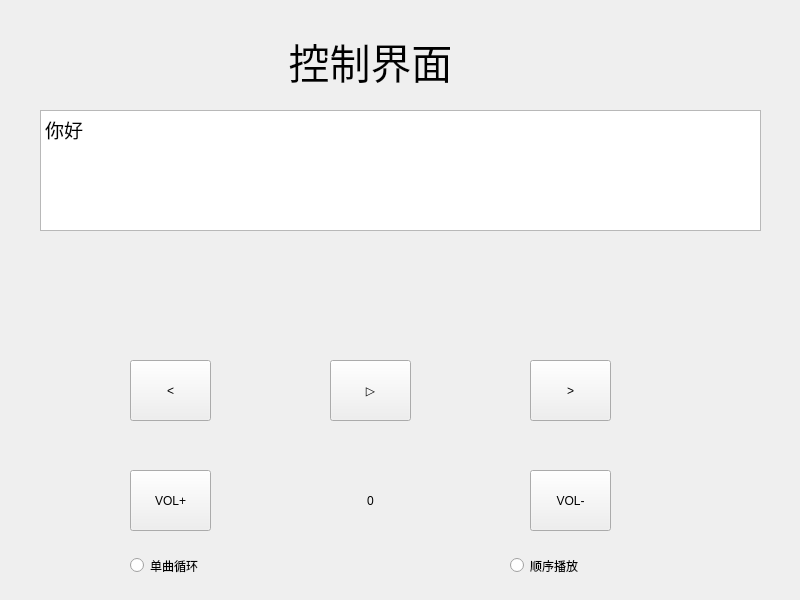
<?xml version="1.0" encoding="UTF-8"?>
<ui version="4.0">
 <class>Player</class>
 <widget class="QWidget" name="Player">
  <property name="geometry">
   <rect>
    <x>0</x>
    <y>0</y>
    <width>800</width>
    <height>600</height>
   </rect>
  </property>
  <property name="minimumSize">
   <size>
    <width>800</width>
    <height>600</height>
   </size>
  </property>
  <property name="windowTitle">
   <string>Form</string>
  </property>
  <widget class="QLabel" name="label">
   <property name="geometry">
    <rect>
     <x>260</x>
     <y>20</y>
     <width>221</width>
     <height>81</height>
    </rect>
   </property>
   <property name="font">
    <font>
     <pointsize>31</pointsize>
    </font>
   </property>
   <property name="text">
    <string>控制界面</string>
   </property>
   <property name="alignment">
    <set>Qt::AlignCenter</set>
   </property>
  </widget>
  <widget class="QTextEdit" name="musicnameEdit">
   <property name="geometry">
    <rect>
     <x>40</x>
     <y>110</y>
     <width>721</width>
     <height>121</height>
    </rect>
   </property>
   <property name="html">
    <string>&lt;!DOCTYPE HTML PUBLIC &quot;-//W3C//DTD HTML 4.0//EN&quot; &quot;http://www.w3.org/TR/REC-html40/strict.dtd&quot;&gt;
&lt;html&gt;&lt;head&gt;&lt;meta name=&quot;qrichtext&quot; content=&quot;1&quot; /&gt;&lt;style type=&quot;text/css&quot;&gt;
p, li { white-space: pre-wrap; }
&lt;/style&gt;&lt;/head&gt;&lt;body style=&quot; font-family:'SimSun'; font-size:9pt; font-weight:400; font-style:normal;&quot;&gt;
&lt;p style=&quot; margin-top:0px; margin-bottom:0px; margin-left:0px; margin-right:0px; -qt-block-indent:0; text-indent:0px;&quot;&gt;&lt;span style=&quot; font-size:14pt;&quot;&gt;你好&lt;/span&gt;&lt;/p&gt;&lt;/body&gt;&lt;/html&gt;</string>
   </property>
  </widget>
  <widget class="QPushButton" name="priorBt">
   <property name="geometry">
    <rect>
     <x>130</x>
     <y>360</y>
     <width>81</width>
     <height>61</height>
    </rect>
   </property>
   <property name="minimumSize">
    <size>
     <width>80</width>
     <height>60</height>
    </size>
   </property>
   <property name="styleSheet">
    <string notr="true">font: 11pt &quot;Agency FB&quot;;
font: 75 20pt &quot;Agency FB&quot;;</string>
   </property>
   <property name="text">
    <string>&lt;</string>
   </property>
  </widget>
  <widget class="QPushButton" name="nextBt">
   <property name="geometry">
    <rect>
     <x>530</x>
     <y>360</y>
     <width>81</width>
     <height>61</height>
    </rect>
   </property>
   <property name="minimumSize">
    <size>
     <width>80</width>
     <height>60</height>
    </size>
   </property>
   <property name="styleSheet">
    <string notr="true">font: 11pt &quot;Agency FB&quot;;
font: 75 20pt &quot;Agency FB&quot;;</string>
   </property>
   <property name="text">
    <string>&gt;</string>
   </property>
  </widget>
  <widget class="QPushButton" name="playerBt">
   <property name="geometry">
    <rect>
     <x>330</x>
     <y>360</y>
     <width>81</width>
     <height>61</height>
    </rect>
   </property>
   <property name="minimumSize">
    <size>
     <width>80</width>
     <height>60</height>
    </size>
   </property>
   <property name="styleSheet">
    <string notr="true">font: 11pt &quot;Agency FB&quot;;
font: 75 20pt &quot;Agency FB&quot;;</string>
   </property>
   <property name="text">
    <string>▷</string>
   </property>
  </widget>
  <widget class="QPushButton" name="VupBt">
   <property name="geometry">
    <rect>
     <x>130</x>
     <y>470</y>
     <width>81</width>
     <height>61</height>
    </rect>
   </property>
   <property name="minimumSize">
    <size>
     <width>80</width>
     <height>60</height>
    </size>
   </property>
   <property name="styleSheet">
    <string notr="true"/>
   </property>
   <property name="text">
    <string>VOL+</string>
   </property>
  </widget>
  <widget class="QPushButton" name="VdowmBt">
   <property name="geometry">
    <rect>
     <x>530</x>
     <y>470</y>
     <width>81</width>
     <height>61</height>
    </rect>
   </property>
   <property name="minimumSize">
    <size>
     <width>80</width>
     <height>60</height>
    </size>
   </property>
   <property name="styleSheet">
    <string notr="true"/>
   </property>
   <property name="text">
    <string>VOL-</string>
   </property>
  </widget>
  <widget class="QLabel" name="vollabel">
   <property name="geometry">
    <rect>
     <x>320</x>
     <y>470</y>
     <width>101</width>
     <height>61</height>
    </rect>
   </property>
   <property name="styleSheet">
    <string notr="true">font: 15pt &quot;Agency FB&quot;;</string>
   </property>
   <property name="text">
    <string>0</string>
   </property>
   <property name="alignment">
    <set>Qt::AlignCenter</set>
   </property>
  </widget>
  <widget class="QRadioButton" name="circleButton">
   <property name="geometry">
    <rect>
     <x>130</x>
     <y>550</y>
     <width>121</width>
     <height>31</height>
    </rect>
   </property>
   <property name="styleSheet">
    <string notr="true">font: 75 11pt &quot;Agency FB&quot;;</string>
   </property>
   <property name="text">
    <string>单曲循环</string>
   </property>
  </widget>
  <widget class="QRadioButton" name="sequenceBt">
   <property name="geometry">
    <rect>
     <x>510</x>
     <y>550</y>
     <width>121</width>
     <height>31</height>
    </rect>
   </property>
   <property name="styleSheet">
    <string notr="true">font: 75 11pt &quot;Agency FB&quot;;</string>
   </property>
   <property name="text">
    <string>顺序播放</string>
   </property>
  </widget>
  <widget class="QLabel" name="deviceidlabel">
   <property name="geometry">
    <rect>
     <x>650</x>
     <y>60</y>
     <width>81</width>
     <height>31</height>
    </rect>
   </property>
   <property name="font">
    <font>
     <pointsize>12</pointsize>
    </font>
   </property>
   <property name="text">
    <string/>
   </property>
  </widget>
  <widget class="QLabel" name="musiclabel">
   <property name="geometry">
    <rect>
     <x>180</x>
     <y>260</y>
     <width>381</width>
     <height>81</height>
    </rect>
   </property>
   <property name="font">
    <font>
     <pointsize>20</pointsize>
    </font>
   </property>
   <property name="text">
    <string/>
   </property>
   <property name="alignment">
    <set>Qt::AlignCenter</set>
   </property>
  </widget>
 </widget>
 <resources/>
 <connections/>
</ui>
